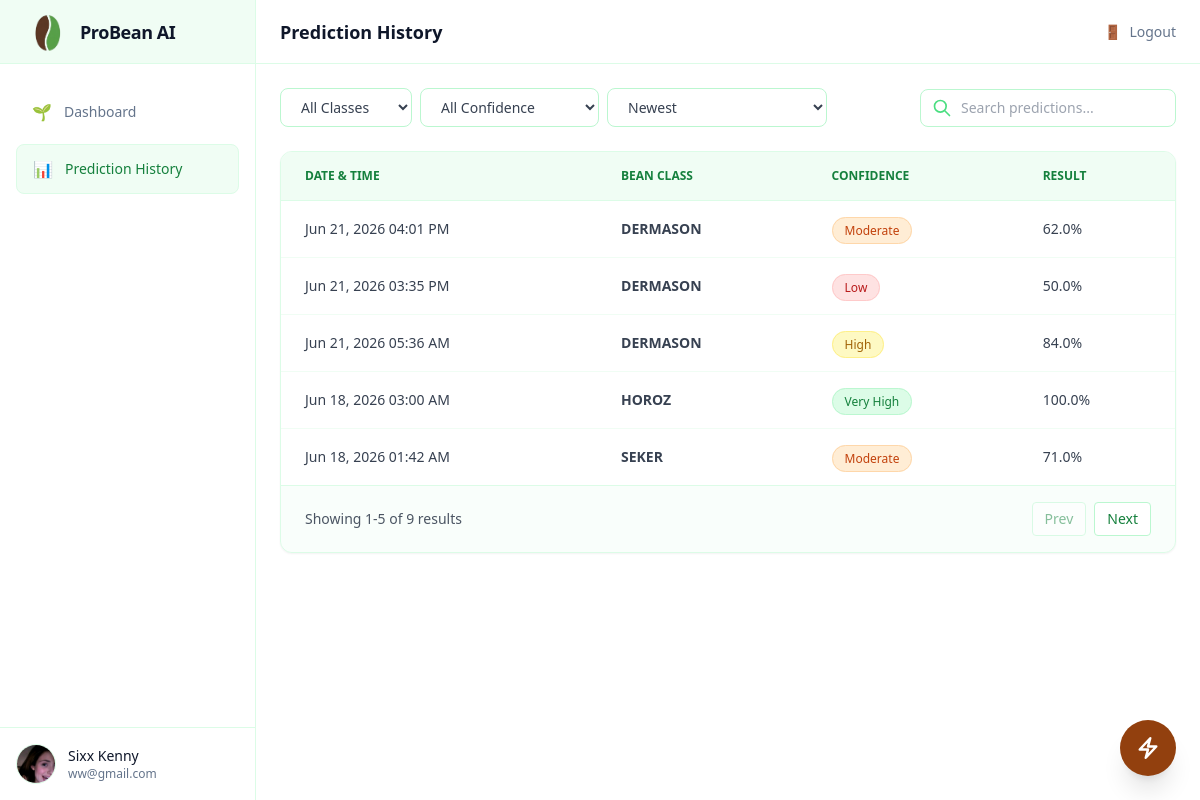
The app's page /history (signed in) with its own data.
### models/user.py (models this page shows, shortened)
class User(db.Model):
    id = db.Column(
        db.Integer,
        primary_key=True
    )
    name = db.Column(
        db.String(100),
        nullable=False
    )
    username = db.Column(
        db.String(25),
        unique=True,
        nullable=False
    )
    email = db.Column(
        db.String(120),
        unique=True,
        nullable=False
    )
    password_hash = db.Column(
        db.String(255),
        nullable=False
    )
    avatar = db.Column(
        db.String(255),
        nullable=True
    )

### models/prediction.py (models this page shows)
class Prediction(db.Model):
    id = db.Column(
        db.Integer,
        primary_key=True
    )
    user_id = db.Column(
        db.Integer,
        db.ForeignKey("user.id"),
        nullable=True
    )
    prediction = db.Column(
        db.String(50)
    )
    confidence = db.Column(
        db.Float
    )
    input_data = db.Column(
        db.Text
    )
    created_at = db.Column(
        db.DateTime,
        default=datetime.utcnow
    )

### routes/main.py (the view)
@main.route("/history")
def history():
    if "username" not in session and not session.get("guest"):
        return redirect(url_for("auth.login_page"))
    user = None
    if "username" in session:
        user = User.query.filter_by(
            username=session["username"]
        ).first()
        predictions = Prediction.query.filter_by(
            user_id=user.id
        ).order_by(
            Prediction.created_at.desc()
        ).all()
    else:
        predictions = []
    return render_template(
        "main/history.html",
        user=user,
        predictions=predictions
    )

### app.py (called while the page is built)
@app.after_request
def add_header(response):
    response.headers["Cache-Control"] = "no-store, no-cache, must-revalidate, max-age=0"
    response.headers["Pragma"] = "no-cache"
    response.headers["Expires"] = "0"
    return response

### templates/main/history.html (shortened to what this page needs)
{% extends "main/base.html" %}
{% block page_title %}
Prediction History
{% endblock %}
{% block content %}
<main>
    <div class="p-6 space-y-6 {% if session.get('guest') %}blur-sm pointer-events-none{% endif %}">
        <div class="flex flex-col sm:flex-row gap-4 justify-between items-start sm:items-center">
            <div class="flex gap-2 flex-wrap">
                <select id="classFilter"
                    onchange="filterTable()"
                    class="px-4 py-2 bg-white border border-green-200 rounded-lg text-sm text-gray-700 focus:outline-none focus:ring-2 focus:ring-green-500">
                    <option value="ALL">All Classes</option>
                </select>
                <select id="confidenceFilter"
                    onchange="filterTable()"
                    class="px-4 py-2 bg-white border border-green-200 rounded-lg text-sm text-gray-700 focus:outline-none focus:ring-2 focus:ring-green-500">
                    <option value="ALL">All Confidence</option>
                </select>
                <select id="sortFilter"
                    onchange="filterTable()"
                    class="px-4 py-2 bg-white border border-green-200 rounded-lg text-sm text-gray-700 focus:outline-none focus:ring-2 focus:ring-green-500">
                    <option value="newest">Newest</option>
                </select>
            </div>
            <div class="relative">
                <svg xmlns="http://www.w3.org/2000/svg"
                     class="h-5 w-5 text-green-400 absolute left-3 top-1/2 -translate-y-1/2"
                     fill="none" viewBox="0 0 24 24" stroke="currentColor">
                    <path stroke-linecap="round" stroke-linejoin="round" stroke-width="2"
                          d="M21 21l-6-6m2-5a7 7 0 11-14 0 7 7 0 0114 0z" />
                </svg>
                <input id="searchInput" type="text" placeholder="Search predictions..."
                    class="pl-10 pr-4 py-2 bg-white border border-green-200 rounded-lg text-gray-700 placeholder-gray-400 focus:outline-none focus:ring-2 focus:ring-green-500 text-sm w-full sm:w-64">
            </div>
        </div>
        <div class="bg-white rounded-xl border border-green-100 shadow-sm overflow-hidden">
            <div class="overflow-x-auto">
                <table class="w-full">
                    <thead class="bg-green-50">
                        <tr class="border-b border-green-100">
                            <th class="text-left text-xs font-semibold text-green-700 uppercase px-6 py-4">
                                Date & Time
                            </th>
                            <th class="text-left text-xs font-semibold text-green-700 uppercase px-6 py-4">
                                Bean Class
                            </th>
                            <th class="text-left text-xs font-semibold text-green-700 uppercase px-6 py-4">
                                Confidence
                            </th>
                            <th class="text-left text-xs font-semibold text-green-700 uppercase px-6 py-4">
                                Result
                            </th>
                        </tr>
                    </thead>
                    <tbody class="divide-y divide-green-50">
                        {% for p in predictions %}
                        <tr
                            class="hover:bg-green-50 transition cursor-pointer"
                            title="Click to view details"
                            data-class="{{ p.prediction }}"
                            data-confidence="{{ p.confidence }}"
                            data-date="{{ p.created_at.timestamp() }}"
                            onclick="openPredictionModalHistory(this)"
                            data-input='{{ p.input_data | e }}'
                        >
                            <td class="px-6 py-4 text-sm text-gray-700">
                                {{ p.created_at.strftime('%b %d, %Y %I:%M %p') }}
                            </td>
                            <td class="px-6 py-4 text-sm text-gray-700 font-semibold">
                                {{ p.prediction }}
                            </td>
                            <td class="px-6 py-4">
                                {% if p.confidence >= 90 %}
                                    <span class="px-3 py-1 text-xs rounded-full bg-green-100 text-green-700 border border-green-200">
                                        Very High
                                    </span>
                                {% elif p.confidence >= 75 %}
                                    <span class="px-3 py-1 text-xs rounded-full bg-yellow-100 text-yellow-700 border border-yellow-200">
                                        High
                                    </span>
                                {% elif p.confidence >= 60 %}
                                    <span class="px-3 py-1 text-xs rounded-full bg-orange-100 text-orange-700 border border-orange-200">
                                        Moderate
                                    </span>
                                {% else %}
                                    <span class="px-3 py-1 text-xs rounded-full bg-red-100 text-red-700 border border-red-200">
                                        Low
                                    </span>
                                {% endif %}
                            </td>
                            <td class="px-6 py-4 text-sm text-gray-700">
                                {{ p.confidence }}%
                            </td>
                        </tr>
                        {% else %}
                        <tr id="noDataRow">
                            <td colspan="4" class="px-6 py-10 text-center text-sm text-gray-500">
                                No predictions found yet.
                            </td>
                        </tr>
                        {% endfor %}
                    </tbody>
                </table>
            </div>
            <div class="flex items-center justify-between px-6 py-4 border-t border-green-100 bg-green-50/40">
                <p id="paginationInfo" class="text-sm text-gray-600"></p>
                <div class="flex gap-2">
                    <button id="prevBtn"
                        onclick="prevPage()"
                        class="px-3 py-1.5 text-sm text-green-700 bg-white border border-green-200 rounded hover:bg-green-50">
                        Prev
                    </button>
                    <button id="nextBtn"
                        onclick="nextPage()"
                        class="px-3 py-1.5 text-sm text-green-700 bg-white border border-green-200 rounded hover:bg-green-50">
                        Next
                    </button>
                </div>
            </div>
        </div>
    </div>
</main>
{% endblock %}

### templates/main/base.html (shortened to what this page needs)
<!DOCTYPE html>
<html lang="en">
<head>
    <script src="https://cdn.tailwindcss.com"></script>
    <link rel="stylesheet" href="{{ url_for('static', filename='css/components/scrollbar.css') }}">
    <link rel="stylesheet" href="{{ url_for('static', filename='css/components/fonts.css') }}">
</head>
<body class="bg-white text-slate-700 antialiased selection:bg-green-500 selection:text-white overflow-x-hidden">
    <aside id="main-sidebar"
           class="fixed left-0 top-0 h-full w-64 bg-white border-r border-green-100 flex flex-col z-50
                  -translate-x-full lg:translate-x-0 transition-transform duration-300 ease-in-out">
        <a href="javascript:location.reload()" class="h-16 flex items-center px-6 border-b border-green-100 hover:bg-green-50 transition">
            <div class="flex items-center gap-2">
                <img src="{{ url_for('static', filename='assets/logo/logo-removebg-preview.png') }}" alt="ProBean AI Logo" class="h-12 w-12">
                <span class="text-slate-900 font-bold text-lg tracking-tight">
                    ProBean AI
                </span>
            </div>
        </a>
        {% set active_class = "flex items-center gap-3 px-4 py-3 bg-green-50 text-green-700 rounded-lg border border-green-100" %}
        {% set inactive_class = "flex items-center gap-3 px-4 py-3 text-slate-500 hover:text-green-700 hover:bg-green-50 rounded-lg transition" %}
        <nav class="flex-1 px-4 py-6 space-y-2">
            <a href="{{ url_for('main.dashboard') }}"
               class="{{ active_class if request.endpoint == 'main.dashboard' else inactive_class }}">
                🌱
                <span class="text-sm font-medium">Dashboard</span>
            </a>
            <a href="{{ url_for('main.history') }}"
               class="{{ active_class if request.endpoint == 'main.history' else inactive_class }}">
                📊
                <span class="text-sm font-medium">Prediction History</span>
            </a>
        </nav>
        <a href="{{ url_for('main.settings') }}"
           class="block p-4 border-t border-green-100 hover:bg-green-50 transition">
            <div class="flex items-center gap-3">
                {% if session.get("guest") %}
                    <div class="h-10 w-10 rounded-full bg-green-100 flex items-center justify-center">
                        <span class="text-green-700 font-semibold text-sm">
                            GU
                        </span>
                    </div>
                {% elif user.avatar %}
                    <img src="{{ url_for('static', filename='uploads/' + user.avatar) }}"
                        class="h-10 w-10 rounded-full object-cover border border-green-100">
                {% else %}
                    <div class="h-10 w-10 rounded-full bg-green-100 flex items-center justify-center">
                        <span class="text-green-700 font-semibold text-sm">
                            {{ user.name[:2].upper() }}
                        </span>
                    </div>
                {% endif %}
                <div class="flex-1 min-w-0">
                    {% if session.get("guest") %}
                        <p class="text-sm font-medium text-slate-900 truncate">
                            Guest User
                        </p>
                        <p class="text-xs text-slate-500 truncate">
                            Predictions will not be saved
                        </p>
                    {% else %}
                        <p class="text-sm font-medium text-slate-900 truncate">
                            {{ user.name }}
                        </p>
                        <p class="text-xs text-slate-500 truncate">
                            {{ user.email }}
                        </p>
                    {% endif %}
                </div>
            </div>
        </a>
    </aside>
    <main class="lg:pl-64 min-h-screen bg-white transition-all duration-300">
        <header class="h-16 bg-white/80 backdrop-blur border-b border-green-100 flex items-center justify-between px-4 sm:px-6 sticky top-0 z-30">
            <div class="flex items-center gap-3">
                <h1 class="text-base sm:text-lg font-semibold text-slate-900">
                    {% block page_title %}{% endblock %}
                </h1>
            </div>
            <a href="{{ url_for('auth.logout') }}"
               class="text-sm text-slate-500 hover:text-green-700 transition flex items-center gap-2">
                🚪 <span class="hidden sm:inline">Logout</span>
            </a>
        </header>
        {% block content %}
        {% endblock %}
        <div class="fixed bottom-6 right-6 z-40 group flex items-center">
            <button onclick="openPredictionModal()"
                class="w-14 h-14 rounded-full bg-amber-800 text-white shadow-xl
                    hover:bg-amber-900 hover:scale-110 active:scale-95
                    flex items-center justify-center transition-all duration-300
                    animate-pulse hover:animate-none">
                <svg xmlns="http://www.w3.org/2000/svg" fill="none" viewBox="0 0 24 24" stroke-width="2.5" stroke="currentColor" class="w-6 h-6">
                    <path stroke-linecap="round" stroke-linejoin="round" d="m3.75 13.5 10.5-11.25L12 10.5h8.25L9.75 21.75 12 13.5H3.75Z" />
                </svg>
            </button>
        </div>
    </main>
</body>
</html>

### records on screen
User: avatar (picture), name "Sixx Kenny", email "ww@gmail.com"
Prediction: created_at "Jun 21, 2026 04:01 PM", prediction "DERMASON", shows "Moderate", confidence "62.0"
Prediction: created_at "Jun 21, 2026 03:35 PM", prediction "DERMASON", shows "Low", confidence "50.0"
Prediction: created_at "Jun 21, 2026 05:36 AM", prediction "DERMASON", shows "High", confidence "84.0"
Prediction: created_at "Jun 18, 2026 03:00 AM", prediction "HOROZ", shows "Very High", confidence "100.0"
Prediction: created_at "Jun 18, 2026 01:42 AM", prediction "SEKER", shows "Moderate", confidence "71.0"
